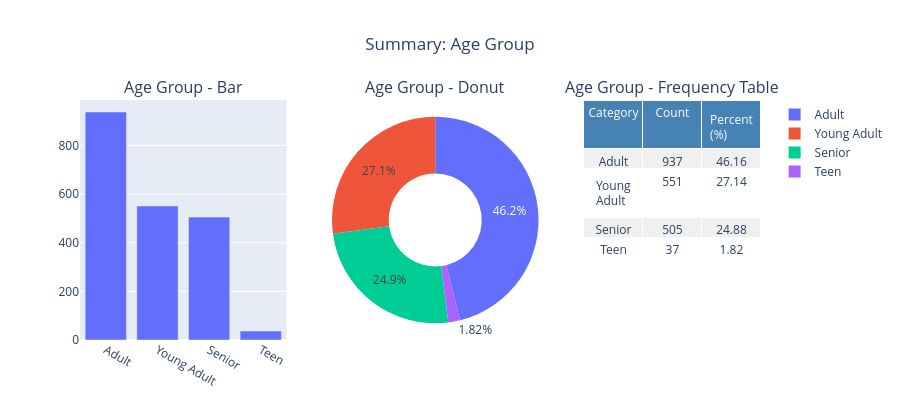
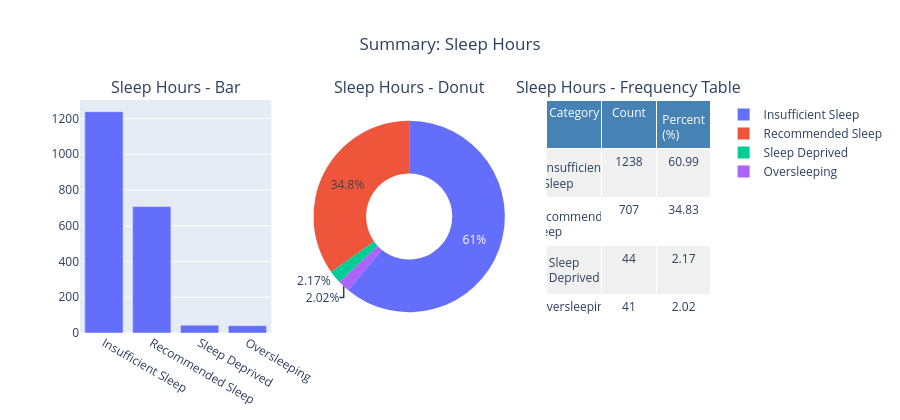
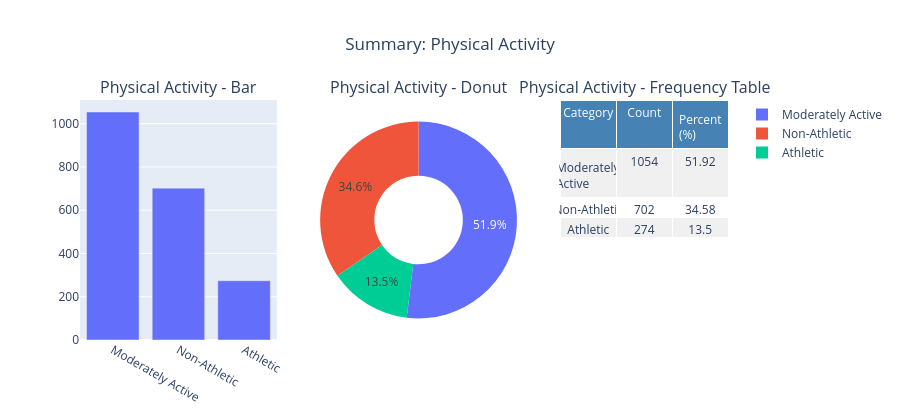
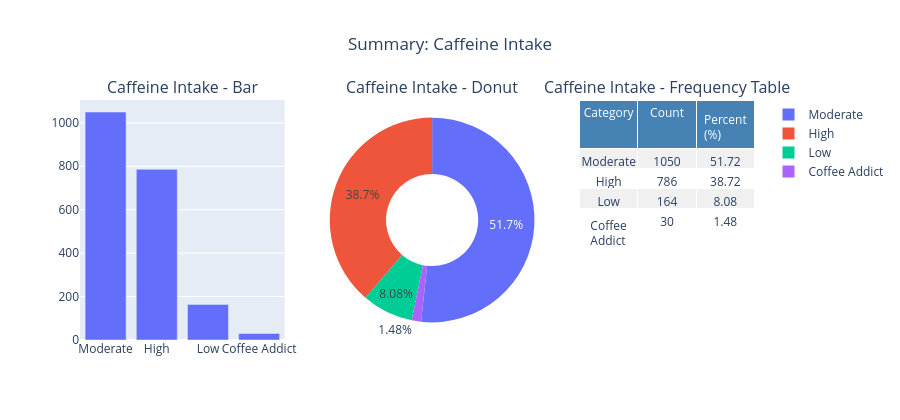

The notebook cell saved with these charts, in order:
### Markdown cell above
First, We visualize single variable charts

### Code cell
ColumnSummary(df['Binned_Age'], 'Age Group')
ColumnSummary(df['Binned_Sleep Hours'], 'Sleep Hours')
ColumnSummary(df['Binned_Physical Activity (hrs/week)'], 'Physical Activity')
ColumnSummary(df['Binned_Caffeine Intake (mg/day)'], 'Caffeine Intake')
ColumnSummary(df['Binned_Alcohol Consumption (drinks/week)'], 'Alcohol Consumption')
ColumnSummary(df['Binned_Heart Rate (bpm)'], 'Heart Rate')
ColumnSummary(df['Binned_Breathing Rate (breaths/min)'], 'Breathing Rate')
ColumnSummary(df['Binned_Therapy Sessions (per month)'], 'Therapy Sessions')
ColumnSummary(df['Binned_Stress Level (1-10)'], 'Stress Level')
ColumnSummary(df['Binned_Diet Quality (1-10)'], 'Diet Quality')
ColumnSummary(df['Occupation_Group'], 'Occupation Group')
ColumnSummary(df['Therapy_Group'], 'Therapy Group')

### Figure 1 — Plotly figure (JSON) as saved in the notebook; plotly's stock layout.template omitted (floating-point values rounded to 4 significant figures)
{"data": [{"name": "Count", "showlegend": false, "type": "bar", "x": ["Adult", "Young Adult", "Senior", "Teen"], "xaxis": "x", "y": [937, 551, 505, 37], "yaxis": "y"}, {"domain": {"x": [0.37, 0.6733], "y": [0, 1]}, "hole": 0.45, "labels": ["Adult", "Young Adult", "Senior", "Teen"], "name": "Age Group", "type": "pie", "values": [937, 551, 505, 37]}, {"cells": {"align": "center", "fill": {"color": [["#f0f0f0", "#ffffff", "#f0f0f0", "#ffffff", "#f0f0f0", "#ffffff", "#f0f0f0", "#ffffff"]]}, "values": [["Adult", "Young Adult", "Senior", "Teen"], [937, 551, 505, 37], [46.16, 27.14, 24.88, 1.82]]}, "domain": {"x": [0.74, 1], "y": [0, 1]}, "header": {"align": "center", "fill": {"color": "steelblue"}, "font": {"color": "white", "size": 12}, "values": ["Category", "Count", "Percent (%)"]}, "type": "table"}], "layout": {"annotations": [{"font": {"size": 16}, "showarrow": false, "text": "Age Group - Bar", "x": 0.1517, "xanchor": "center", "xref": "paper", "y": 1, "yanchor": "bottom", "yref": "paper"}, {"font": {"size": 16}, "showarrow": false, "text": "Age Group - Donut", "x": 0.5217, "xanchor": "center", "xref": "paper", "y": 1, "yanchor": "bottom", "yref": "paper"}, {"font": {"size": 16}, "showarrow": false, "text": "Age Group - Frequency Table", "x": 0.87, "xanchor": "center", "xref": "paper", "y": 1, "yanchor": "bottom", "yref": "paper"}], "height": 420, "title": {"text": "Summary: Age Group", "x": 0.5}, "xaxis": {"anchor": "y", "domain": [0, 0.3033]}, "yaxis": {"anchor": "x", "domain": [0, 1]}}}

### Figure 2 — Plotly figure (JSON) as saved in the notebook; plotly's stock layout.template omitted (floating-point values rounded to 4 significant figures)
{"data": [{"name": "Count", "showlegend": false, "type": "bar", "x": ["Insufficient Sleep", "Recommended Sleep", "Sleep Deprived", "Oversleeping"], "xaxis": "x", "y": [1238, 707, 44, 41], "yaxis": "y"}, {"domain": {"x": [0.37, 0.6733], "y": [0, 1]}, "hole": 0.45, "labels": ["Insufficient Sleep", "Recommended Sleep", "Sleep Deprived", "Oversleeping"], "name": "Sleep Hours", "type": "pie", "values": [1238, 707, 44, 41]}, {"cells": {"align": "center", "fill": {"color": [["#f0f0f0", "#ffffff", "#f0f0f0", "#ffffff", "#f0f0f0", "#ffffff", "#f0f0f0", "#ffffff"]]}, "values": [["Insufficient Sleep", "Recommended Sleep", "Sleep Deprived", "Oversleeping"], [1238, 707, 44, 41], [60.99, 34.83, 2.17, 2.02]]}, "domain": {"x": [0.74, 1], "y": [0, 1]}, "header": {"align": "center", "fill": {"color": "steelblue"}, "font": {"color": "white", "size": 12}, "values": ["Category", "Count", "Percent (%)"]}, "type": "table"}], "layout": {"annotations": [{"font": {"size": 16}, "showarrow": false, "text": "Sleep Hours - Bar", "x": 0.1517, "xanchor": "center", "xref": "paper", "y": 1, "yanchor": "bottom", "yref": "paper"}, {"font": {"size": 16}, "showarrow": false, "text": "Sleep Hours - Donut", "x": 0.5217, "xanchor": "center", "xref": "paper", "y": 1, "yanchor": "bottom", "yref": "paper"}, {"font": {"size": 16}, "showarrow": false, "text": "Sleep Hours - Frequency Table", "x": 0.87, "xanchor": "center", "xref": "paper", "y": 1, "yanchor": "bottom", "yref": "paper"}], "height": 420, "title": {"text": "Summary: Sleep Hours", "x": 0.5}, "xaxis": {"anchor": "y", "domain": [0, 0.3033]}, "yaxis": {"anchor": "x", "domain": [0, 1]}}}

### Figure 3 — Plotly figure (JSON) as saved in the notebook; plotly's stock layout.template omitted (floating-point values rounded to 4 significant figures)
{"data": [{"name": "Count", "showlegend": false, "type": "bar", "x": ["Moderately Active", "Non-Athletic", "Athletic"], "xaxis": "x", "y": [1054, 702, 274], "yaxis": "y"}, {"domain": {"x": [0.37, 0.6733], "y": [0, 1]}, "hole": 0.45, "labels": ["Moderately Active", "Non-Athletic", "Athletic"], "name": "Physical Activity", "type": "pie", "values": [1054, 702, 274]}, {"cells": {"align": "center", "fill": {"color": [["#f0f0f0", "#ffffff", "#f0f0f0", "#ffffff", "#f0f0f0", "#ffffff"]]}, "values": [["Moderately Active", "Non-Athletic", "Athletic"], [1054, 702, 274], [51.92, 34.58, 13.5]]}, "domain": {"x": [0.74, 1], "y": [0, 1]}, "header": {"align": "center", "fill": {"color": "steelblue"}, "font": {"color": "white", "size": 12}, "values": ["Category", "Count", "Percent (%)"]}, "type": "table"}], "layout": {"annotations": [{"font": {"size": 16}, "showarrow": false, "text": "Physical Activity - Bar", "x": 0.1517, "xanchor": "center", "xref": "paper", "y": 1, "yanchor": "bottom", "yref": "paper"}, {"font": {"size": 16}, "showarrow": false, "text": "Physical Activity - Donut", "x": 0.5217, "xanchor": "center", "xref": "paper", "y": 1, "yanchor": "bottom", "yref": "paper"}, {"font": {"size": 16}, "showarrow": false, "text": "Physical Activity - Frequency Table", "x": 0.87, "xanchor": "center", "xref": "paper", "y": 1, "yanchor": "bottom", "yref": "paper"}], "height": 420, "title": {"text": "Summary: Physical Activity", "x": 0.5}, "xaxis": {"anchor": "y", "domain": [0, 0.3033]}, "yaxis": {"anchor": "x", "domain": [0, 1]}}}

### Figure 4 — Plotly figure (JSON) as saved in the notebook; plotly's stock layout.template omitted (floating-point values rounded to 4 significant figures)
{"data": [{"name": "Count", "showlegend": false, "type": "bar", "x": ["Moderate", "High", "Low", "Coffee Addict"], "xaxis": "x", "y": [1050, 786, 164, 30], "yaxis": "y"}, {"domain": {"x": [0.37, 0.6733], "y": [0, 1]}, "hole": 0.45, "labels": ["Moderate", "High", "Low", "Coffee Addict"], "name": "Caffeine Intake", "type": "pie", "values": [1050, 786, 164, 30]}, {"cells": {"align": "center", "fill": {"color": [["#f0f0f0", "#ffffff", "#f0f0f0", "#ffffff", "#f0f0f0", "#ffffff", "#f0f0f0", "#ffffff"]]}, "values": [["Moderate", "High", "Low", "Coffee Addict"], [1050, 786, 164, 30], [51.72, 38.72, 8.08, 1.48]]}, "domain": {"x": [0.74, 1], "y": [0, 1]}, "header": {"align": "center", "fill": {"color": "steelblue"}, "font": {"color": "white", "size": 12}, "values": ["Category", "Count", "Percent (%)"]}, "type": "table"}], "layout": {"annotations": [{"font": {"size": 16}, "showarrow": false, "text": "Caffeine Intake - Bar", "x": 0.1517, "xanchor": "center", "xref": "paper", "y": 1, "yanchor": "bottom", "yref": "paper"}, {"font": {"size": 16}, "showarrow": false, "text": "Caffeine Intake - Donut", "x": 0.5217, "xanchor": "center", "xref": "paper", "y": 1, "yanchor": "bottom", "yref": "paper"}, {"font": {"size": 16}, "showarrow": false, "text": "Caffeine Intake - Frequency Table", "x": 0.87, "xanchor": "center", "xref": "paper", "y": 1, "yanchor": "bottom", "yref": "paper"}], "height": 420, "title": {"text": "Summary: Caffeine Intake", "x": 0.5}, "xaxis": {"anchor": "y", "domain": [0, 0.3033]}, "yaxis": {"anchor": "x", "domain": [0, 1]}}}
